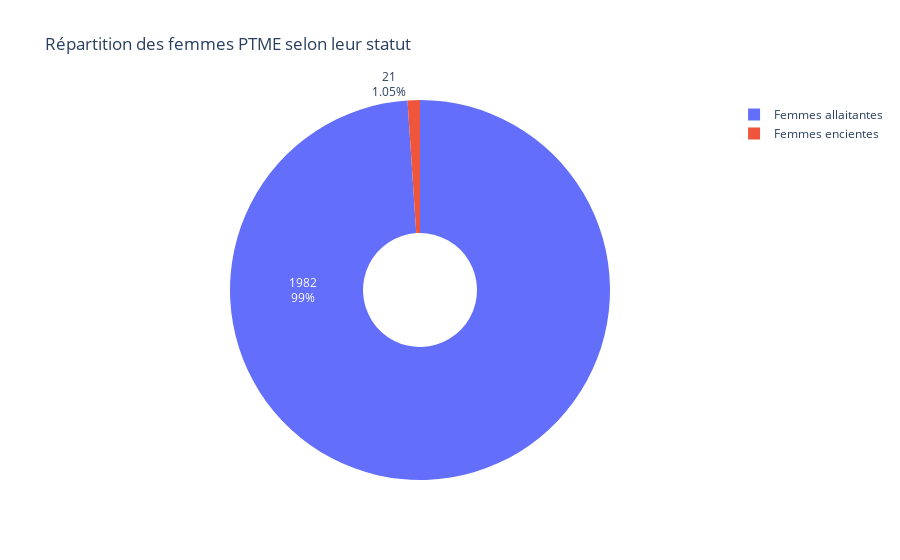

Notebook code for this chart:
### Code cell
import pandas as pd
import plotly.express as px

def plot_ptme_distribution(commcare_ptme_yes, commcare_ptme_no):
    """
    Create a pie chart to visualize PTME distribution.
    
    Args:
        commcare_ptme_yes (pd.DataFrame): DataFrame containing 'on_commCare' for 'yes' cases.
        commcare_ptme_no (pd.DataFrame): DataFrame containing 'on_commCare' for 'no' cases.
        no_accept (pd.DataFrame): DataFrame containing 'patient_code' for refusals.

    Returns:
        plotly.graph_objects.Figure: A pie chart figure.
    """
    # Create the data frame for plotting
    dat_ind_ptme = pd.DataFrame({
        "comptage": ["Femmes allaitantes", "Femmes encientes"],
        "effectif": [len(commcare_ptme_yes["on_commCare"]),
                     len(commcare_ptme_no["on_commCare"])]
    })

    # Check if the data frame is empty
    if dat_ind_ptme.empty:
        print("Il n'y a pas d'activité")
        return None
    else:
        # Create a pie chart using Plotly
        fig = px.pie(dat_ind_ptme, names="comptage", values="effectif",
                     title="Répartition des femmes PTME selon leur statut", hole=0.3)
        fig.update_traces(textinfo='value+percent', insidetextorientation='radial')
        return fig
fig = plot_ptme_distribution(commcare_ptme_yes, commcare_ptme_no)
fig.show()

### Figure 1 — Plotly figure (JSON) as saved in the notebook; plotly's stock layout.template omitted (floating-point values rounded to 4 significant figures)
{"data": [{"domain": {"x": [0, 1], "y": [0, 1]}, "hole": 0.3, "hovertemplate": "comptage=%{label}<br>effectif=%{value}<extra></extra>", "insidetextorientation": "radial", "labels": ["Femmes allaitantes", "Femmes encientes"], "legendgroup": "", "name": "", "showlegend": true, "textinfo": "value+percent", "type": "pie", "values": [1982, 21]}], "layout": {"legend": {"tracegroupgap": 0}, "title": {"text": "Répartition des femmes PTME selon leur statut"}}}
